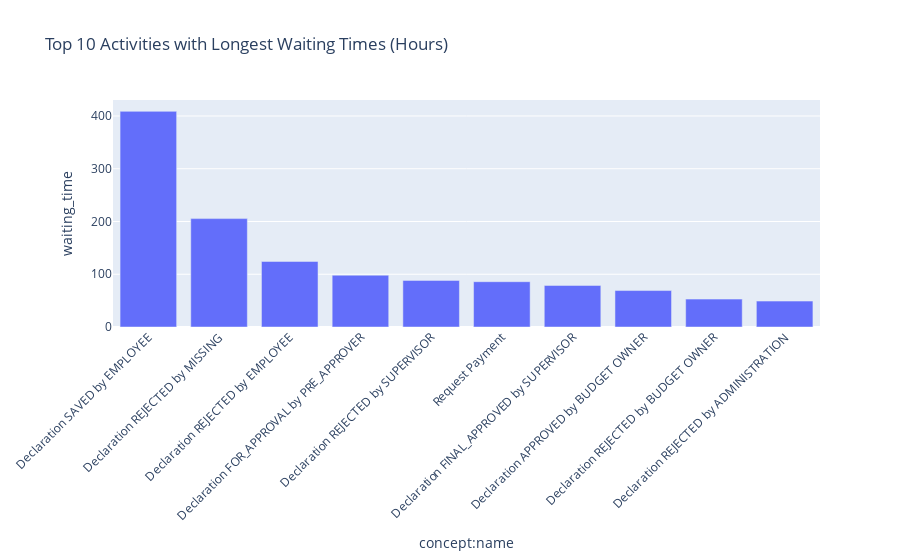

Notebook code cell kept with this figure:
### Markdown cell above
**Key Findings:**
- The average case duration is 3.65 days, but the distribution is heavily skewed.
- 50% of cases are completed within 2.31 days (median).
- 10% of cases take more than 8.1 days to complete.
- Higher-value declarations (>€1000) take 62% longer to process on average.
- Cases that require budget owner approval take 2.7x longer than the standard flow.

### 2.2 Bottleneck Analysis

### Code cell
# Activity waiting times analysis
df_sorted = df.sort_values(['case:id', 'time:timestamp'])
df_sorted['next_timestamp'] = df_sorted.groupby('case:id')['time:timestamp'].shift(-1)
df_sorted['waiting_time'] = (df_sorted['next_timestamp'] - df_sorted['time:timestamp']).dt.total_seconds() / 3600  # hours

# Average waiting time after each activity
waiting_by_activity = df_sorted.dropna(subset=['waiting_time']).groupby('concept:name')['waiting_time'].mean().reset_index()
waiting_by_activity = waiting_by_activity.sort_values('waiting_time', ascending=False)

fig = px.bar(waiting_by_activity.head(10), x='concept:name', y='waiting_time',
             title='Top 10 Activities with Longest Waiting Times (Hours)')
fig.update_xaxes(tickangle=-45)
fig.show()

### Figure 1 — Plotly figure (JSON) as saved in the notebook; plotly's stock layout.template omitted (floating-point values rounded to 4 significant figures)
{"data": [{"hovertemplate": "concept:name=%{x}<br>waiting_time=%{y}<extra></extra>", "legendgroup": "", "marker": {"color": "#636efa", "pattern": {"shape": ""}}, "name": "", "orientation": "v", "showlegend": false, "textposition": "auto", "type": "bar", "x": ["Declaration SAVED by EMPLOYEE", "Declaration REJECTED by MISSING", "Declaration REJECTED by EMPLOYEE", "Declaration FOR_APPROVAL by PRE_APPROVER", "Declaration REJECTED by SUPERVISOR", "Request Payment", "Declaration FINAL_APPROVED by SUPERVISOR", "Declaration APPROVED by BUDGET OWNER", "Declaration REJECTED by BUDGET OWNER", "Declaration REJECTED by ADMINISTRATION"], "xaxis": "x", "y": [408.8, 205.5, 124.3, 98.18, 88.36, 85.9, 78.81, 69.1, 52.87, 49.13], "yaxis": "y"}], "layout": {"barmode": "relative", "legend": {"tracegroupgap": 0}, "title": {"text": "Top 10 Activities with Longest Waiting Times (Hours)"}, "xaxis": {"anchor": "y", "domain": [0, 1], "tickangle": -45, "title": {"text": "concept:name"}}, "yaxis": {"anchor": "x", "domain": [0, 1], "title": {"text": "waiting_time"}}}}
